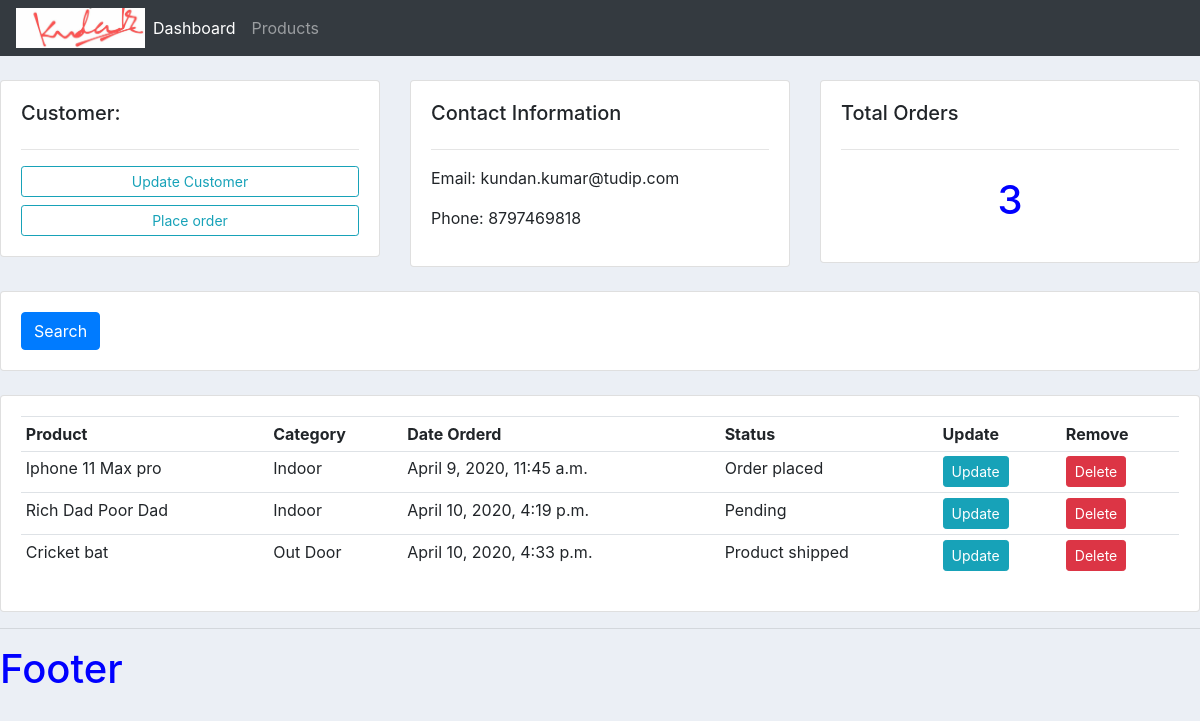
The app's page /customer/1/ with its own data.
### accounts/models.py (models this page shows, shortened)
class Customer(models.Model):
	name = models.CharField(max_length=200, null=True)
	phone = models.CharField(max_length=200, null=True)
	email = models.CharField(max_length=200, null=True)
	date_created = models.DateTimeField(auto_now_add=True, null=True)

class Order(models.Model):
	STATUS = (
			('Order placed', 'Order placed'),
			('Product shipped', 'Product shipped'),
			('Pending', 'Pending'),
			('Out for delivery', 'Out for delivery'),
			('Delivered', 'Delivered'),
			)
	customer = models.ForeignKey(Customer, null = True, on_delete = models.SET_NULL)
	product = models.ForeignKey(Product, null = True, on_delete = models.SET_NULL)
	date_created = models.DateTimeField(auto_now_add=True, null=True)
	status = models.CharField(max_length=200, null=True, choices=STATUS)

class Product(models.Model):
	CATEGORY = (
			('Indoor', 'Indoor'),
			('Out Door', 'Out Door'),
			)
	name = models.CharField(max_length=200, null=True)
	price = models.FloatField(null=True)
	category = models.CharField(max_length=200, null=True, choices=CATEGORY)
	description = models.CharField(max_length=200, null=True, blank=True)
	date_created = models.DateTimeField(auto_now_add=True, null=True)
	tags = models.ManyToManyField(Tag)
	def __str__(self):
		return self.name

### accounts/views.py (the view)
# urls.py: path('customer/<str:pk_test>/', views.customer, name="customer"),
def customer(request, pk_test):
	customer = Customer.objects.get(id=pk_test)
	orders = customer.order_set.all()
	order_count = orders.count()
	context = {'customer':customer, 'orders':orders, 'order_count':order_count}
	return render(request, 'accounts/customer.html',context)

### accounts/templates/accounts/customer.html
{% extends 'accounts/main.html' %}
{% block content %}
<br>
<div class="row">
	<div class="col-md">
		<div class="card card-body">
			<h5>Customer:</h5>
			<hr>
			<a class="btn btn-outline-info  btn-sm btn-block" href="">Update Customer</a>
			<a class="btn btn-outline-info  btn-sm btn-block" href="{% url 'create_order' customer.id %}">Place order</a>
		</div>
	</div>
	<div class="col-md">
		<div class="card card-body">
			<h5>Contact Information</h5>
			<hr>
			<p>Email: {{ customer.email }} </p>
			<p>Phone: {{ customer.phone }}</p>
		</div>
	</div>
	<div class="col-md">
		<div class="card card-body">
			<h5>Total Orders</h5>
			<hr>
			<h1 style="text-align: center;padding: 10px">{{ order_count }}</h1>
		</div>
	</div>
</div>
<br>
<div class="row">
	<div class="col">
		<div class="card card-body">
			<form method="get">
		    <button class="btn btn-primary" type="submit">Search</button>
		  </form>
		</div>
	</div>
</div>
<br>
<div class="row">
	<div class="col-md">
		<div class="card card-body">
			<table class="table table-sm">
				<tr>
					<th>Product</th>
					<th>Category</th>
					<th>Date Orderd</th>
					<th>Status</th>
					<th>Update</th>
					<th>Remove</th>
				</tr>
				{% for order in orders %}
					<tr>
						<td>{{ order.product }}</td>
						<td>{{ order.product.category }}</td>
						<td>{{ order.date_created }}</td>
						<td>{{ order.status }}</td>
						<td><a class='btn btn-sm btn-info' href="">Update</a></td>
						<td><a class='btn btn-sm btn-danger' href="">Delete</a></td>
					</tr>
				{% endfor %}
			</table>
		</div>
	</div>
</div>
{% endblock %}

### static/css/main.css (style rules this page uses)
body { background-color: #ebeff5; }
h1 { color: blue; }

### records on screen
Customer: email "kundan.kumar@tudip.com", phone "8797469818"
Order: product "Iphone 11 Max pro", product.category "Indoor", date_created "April 9, 2020, 11:45 a.m.", status "Order placed"
Order: product "Rich Dad Poor Dad", product.category "Indoor", date_created "April 10, 2020, 4:19 p.m.", status "Pending"
Order: product "Cricket bat", product.category "Out Door", date_created "April 10, 2020, 4:33 p.m.", status "Product shipped"

### other values on screen
{{ order_count }} "3"
